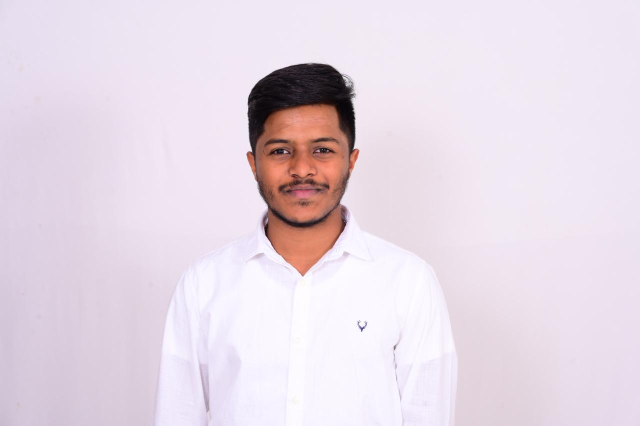
#> input picture assets/profile.jpg, 1280 x 851 px (shown at 1/2 size)
$ python generate_ascii.py
#> lines starting #> are read from the running program, lines starting #| are printed output that depends on the picture

from pathlib import Path
from PIL import Image, ImageOps
import html

ROOT = Path(__file__).resolve().parent.parent
PHOTO = ROOT / "assets" / "profile.jpg"
OUTPUT = ROOT / "assets" / "ascii-portrait.svg"

# Characters from darkest to lightest
CHARS = "@%#*+=-:. "


def image_to_ascii(image_path, width=70):
    image = Image.open(image_path).convert("RGB")

    # Crop to a centered square
    side = min(image.width, image.height)
    left = (image.width - side) // 2
    top = (image.height - side) // 2
    image = image.crop((left, top, left + side, top + side))

    # Resize; terminal characters are taller than they are wide
    height = max(1, int(width * 0.5))
    image = image.resize((width, height))
    image = ImageOps.grayscale(image)

    lines = []
    for y in range(height):
        line = ""
        for x in range(width):
            brightness = image.getpixel((x, y))
            index = int(brightness / 256 * len(CHARS))
            index = min(index, len(CHARS) - 1)
            line += CHARS[index]
        lines.append(line)

    return lines


def render_svg(lines):
    char_width = 9
    line_height = 13
    padding = 24
    width = len(lines[0]) * char_width + padding * 2
    height = len(lines) * line_height + padding * 2

    text_lines = []
    for i, line in enumerate(lines):
        safe_line = html.escape(line)
        delay = i * 0.08
        text_lines.append(
            f'<text x="{padding}" y="{padding + (i + 1) * line_height}" '
            f'class="line" style="animation-delay:{delay:.2f}s">'
            f'{safe_line}</text>'
        )

    return f'''<svg xmlns="http://www.w3.org/2000/svg"
        width="{width}" height="{height}"
        viewBox="0 0 {width} {height}" role="img"
        aria-label="Animated ASCII portrait">
    <rect width="100%" height="100%" fill="#080b10"/>
    <style>
      .line {{
        fill: #e5e7eb;
        font-family: "Courier New", monospace;
        font-size: 10px;
        white-space: pre;
        opacity: 0;
        animation: appear 0.25s forwards;
      }}
      @keyframes appear {{
        to {{ opacity: 1; }}
      }}
      @media (prefers-reduced-motion: reduce) {{
        .line {{ animation: none; opacity: 1; }}
      }}
    </style>
    {''.join(text_lines)}
    </svg>'''


def main():
    if not PHOTO.exists():
        raise FileNotFoundError(f"Photo not found: {PHOTO}")

    lines = image_to_ascii(PHOTO)
#> in image_to_ascii, image is the input picture: PIL image 1280x851 RGB; mean R, G, B 229.9, 217.5, 228.7
#> in image_to_ascii, `image = image.crop((left, top, left + side, top + side))`:
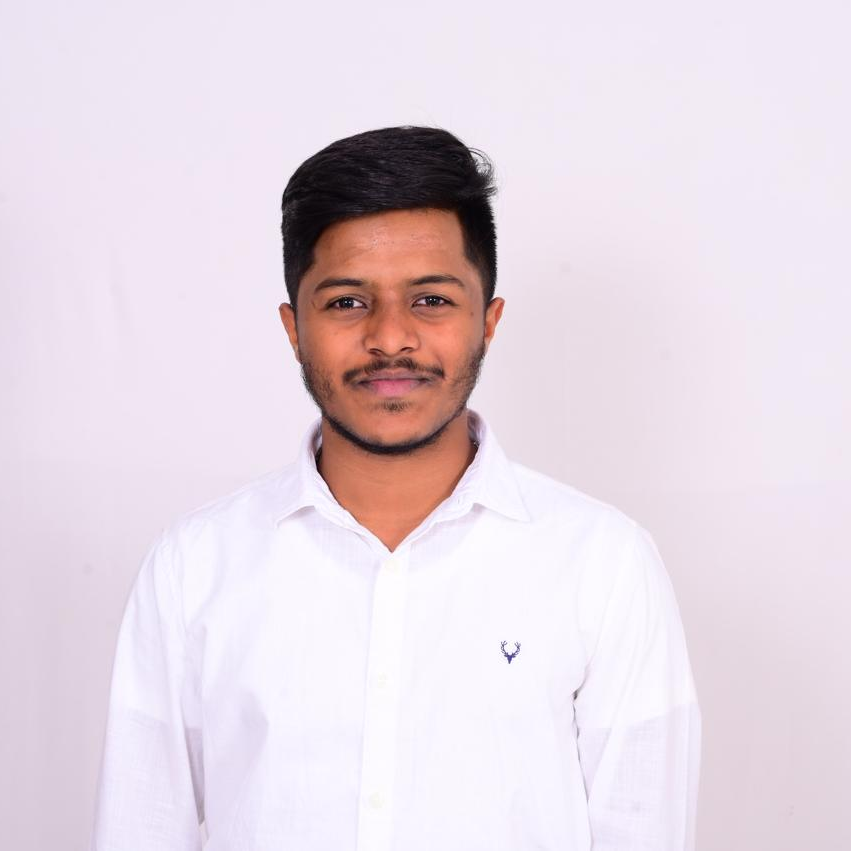
#> image: PIL image 851x851 RGB; mean R, G, B 229.6, 216.5, 225.9
#> in image_to_ascii, `image = image.resize((width, height))`:
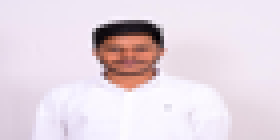
#> image: PIL image 70x35 RGB (shown 4 times larger); mean R, G, B 229.6, 216.5, 225.9
#> in image_to_ascii, `image = ImageOps.grayscale(image)`:
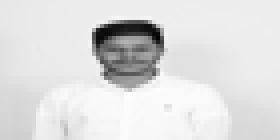
#> image: PIL image 70x35 L (shown 4 times larger); min 1, max 255, mean 221.6
#> after the loop in image_to_ascii, `for y in range(height):`: lines = 35 items
#> lines = 35 items
    svg = render_svg(lines)
#> in render_svg, `width = len(lines[0]) * char_width + padding * 2`: width = 678
#> in render_svg, `height = len(lines) * line_height + padding * 2`: height = 503
#> the loop in render_svg, `for i, line in enumerate(lines):` made 35 passes
#> delay on passes 1 to 12: 0, 0.08, 0.16, 0.24, 0.32, 0.4, 0.48, 0.56, 0.64, 0.72, 0.8, 0.88
#> after the loop in render_svg, `for i, line in enumerate(lines):`: text_lines = 35 items
    OUTPUT.write_text(svg, encoding="utf-8")
    print(f"ASCII portrait created: {OUTPUT}")


if __name__ == "__main__":
    main()
